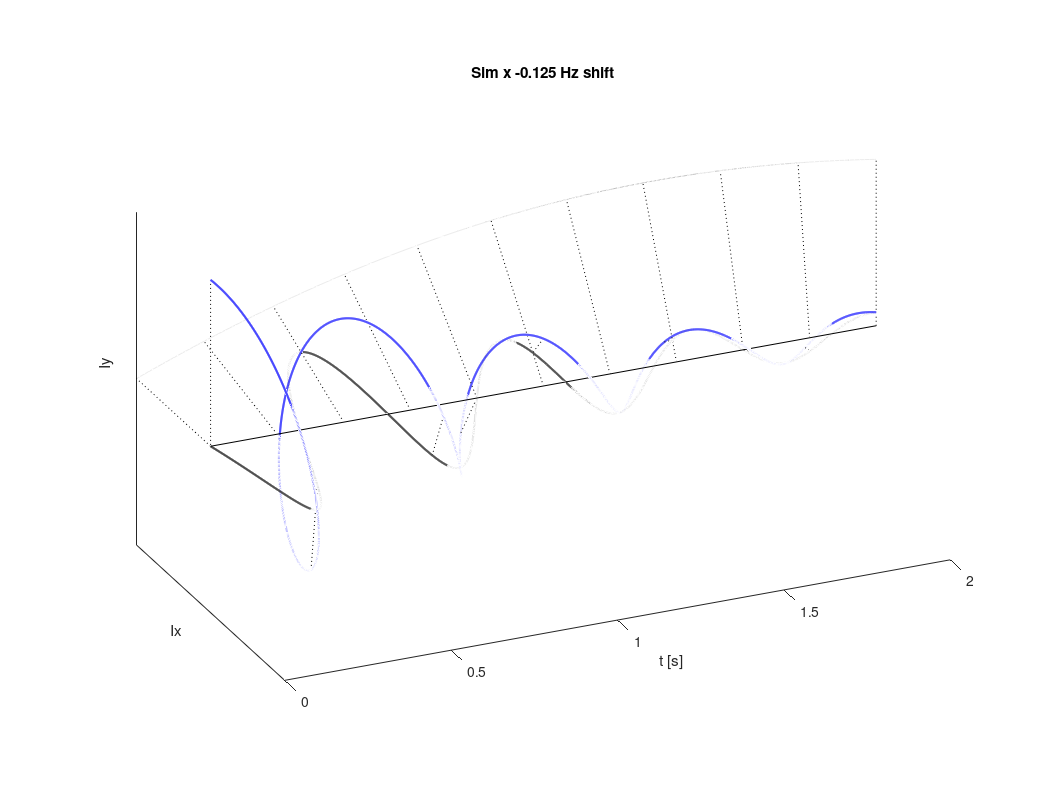
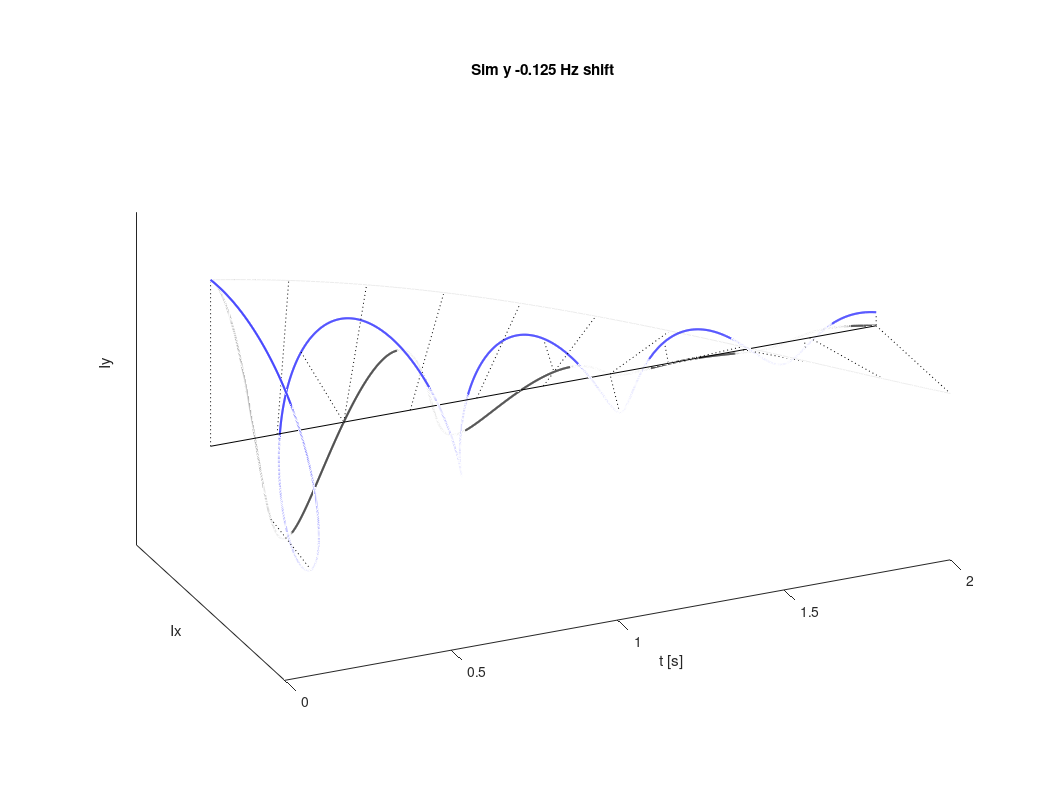
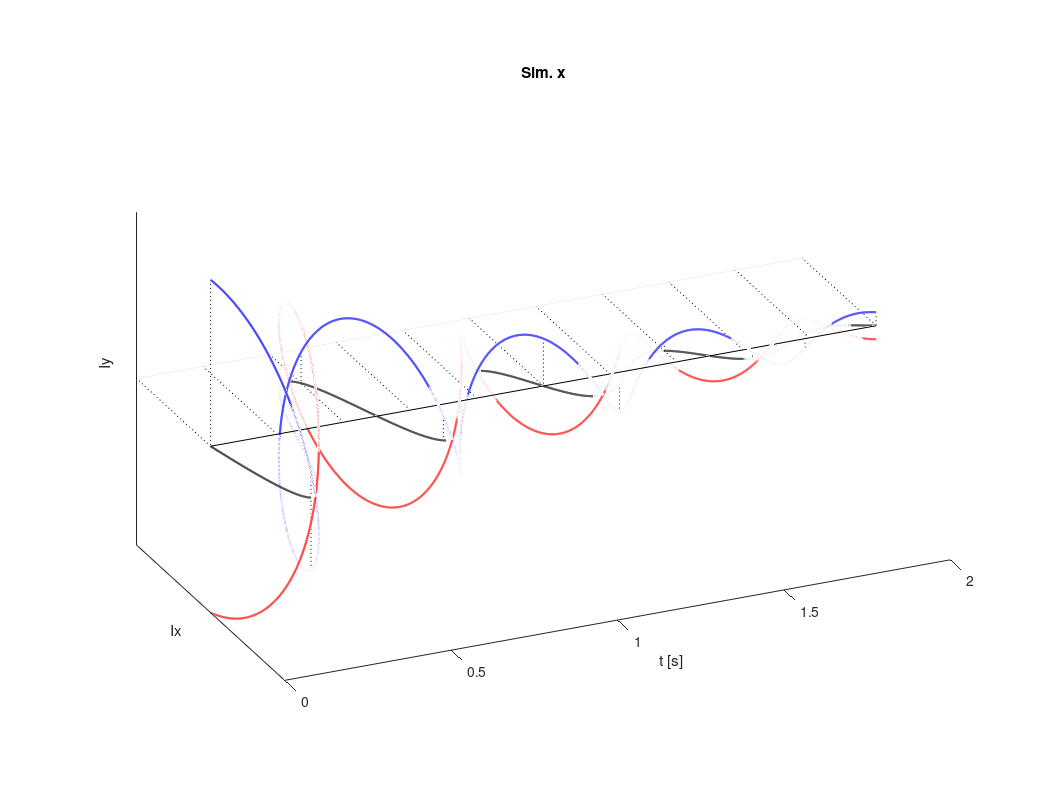
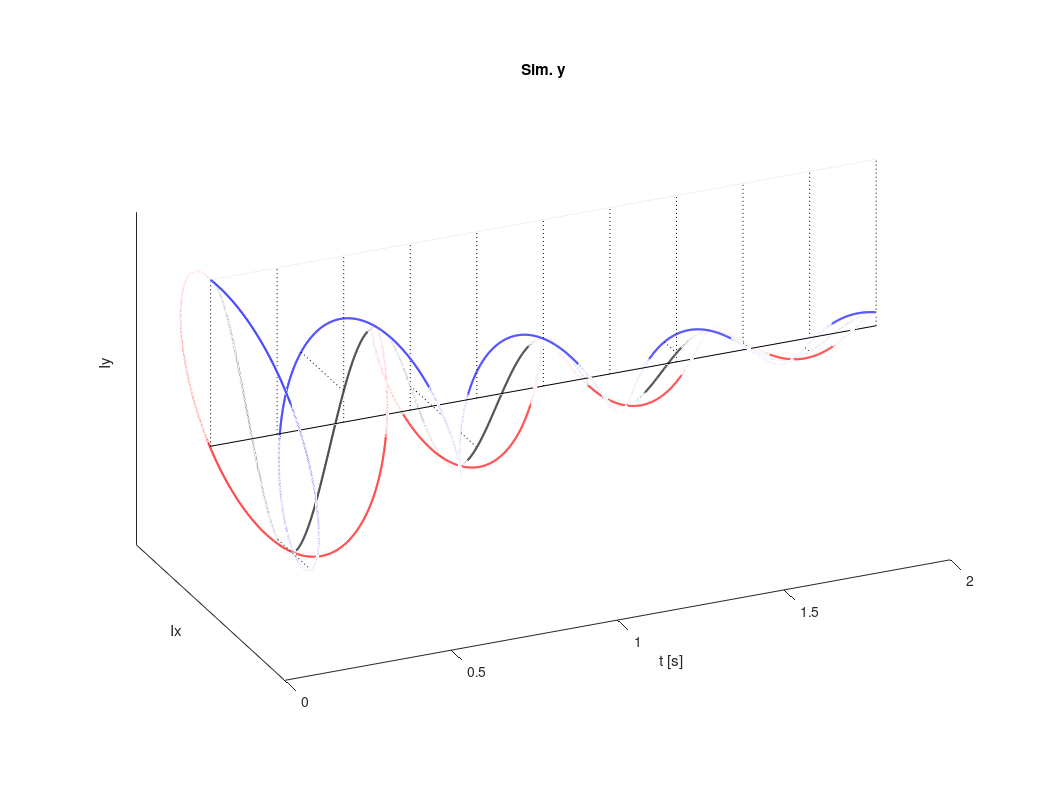

The MATLAB script that drew these images, in order:
clear all
detector_phase=[0];
main_ratio=1;

for mainlooop=[-2:4]
%for mainlooop=[0:1]
    %for mainlooop=[2]
    
    phi_an_orig=20;
    
    phase_in=0;
    dist_in_hz=0;
    erro_in_deg=0;
    add_text='';
    sw=5;
    dw=1/(1*sw);
    disp(['Dwell time = ' num2str(dw) '/n with n=1 or 2'])
    %t=0:dw:1000;
    %t=0:dw:10000-dw;
    ffac=1000;
    th=0:dw/(2*ffac):2+dw/(2*ffac);
    
    t=th(1:2:end);
    lb=1/5;%1/2
    listpos=1:ffac:size(t,2);
    
    
    %nu=[2.01321321 ];
    amp=[1 0.1 0.1 0.1 0.5];
    height=[0.99 0.9 0.5 ];
    height=[0.99 0.9 ];
    heightfirst=[ 0.5 0.1 0.02  ];
    heightfirstd=[ 0.1 0.02 ];
    
    %%sim td complex points
    % fid_sim= (main_ratio)*exp(j*2*pi*((t )*nu)).*exp(-t*2*pi*lb);
    %%seq td*2 real points
    fid_full=(0)*th;
    nu=[5 -5 -2 1 9.5];
    nu=[-1.13];
    nu=[-2];%from -sw/2 to sw/2
    nurref=-sw/2;
    if mainlooop==1
        ti_txt='Sim. y';
        
        nuref=[nurref]*0;
        fid_ref=fid_full+exp(0*pi/2+1i*2*pi*((th)*nuref));%.*exp(-th*2*pi*lb);
        fid_ref=fid_ref(1:2:end);% 1, 3, 5...
    end
    if mainlooop==0
        ti_txt='Sim. x';
        nuref=[nurref]*0;
        fid_ref=fid_full+exp(1i*(pi/2+2*pi*((th)*nuref)));%.*exp(-th*2*pi*lb);
        fid_ref=fid_ref(1:2:end);% 1, 3, 5...
    end
    
    if mainlooop==2
        ti_txt='Redfield ';
        
        nuref=[nurref]*1;
        fid_ref=fid_full+exp(1i*(1*pi/2+2*pi*((th)*nuref)));%.*exp(-th*2*pi*lb);
    end
    if mainlooop==3
        ti_txt='Redfield unwinded';
        
        nuref=[0]*0000000;
        nu=nu-[ nurref];
        fid_ref=fid_full+exp(1i*(1*pi/2+2*pi*((th)*nuref)));%.*exp(-th*2*pi*lb);
    end
    if mainlooop==4
        ti_txt='Single channel -0.125 Hz shift';
        
        nuref=-0.125;
        fid_ref=fid_full+exp(1i*(1*pi/2+2*pi*((th)*nuref)));%.*exp(-th*2*pi*lb);
    end
    if mainlooop==-1
        ti_txt='Sim y -0.125 Hz shift';
        
        nuref=-0.125;
        fid_ref=fid_full+exp(1i*(000*pi/2+2*pi*((th)*nuref)));%.*exp(-th*2*pi*lb);
        fid_ref=fid_ref(1:2:end);% 1, 3, 5...
        
    end
    if mainlooop==-2
        ti_txt='Sim x -0.125 Hz shift';
        
        nuref=-0.125;
        fid_ref=fid_full+exp(1i*(1*pi/2+2*pi*((th)*nuref)));%.*exp(-th*2*pi*lb);
        fid_ref=fid_ref(1:2:end);% 1, 3, 5...
        
    end
    nu_shifted=nu+sw/2;%list of frequ all positive for "qf"
    for loo_spi=1:size(nu,2)
        fid_full=fid_full+amp(1,loo_spi)*exp(1i*2*pi*((th)*nu(1,loo_spi))).*exp(-th*2*pi*lb);
    end
    fid_full=(fid_full*exp(1i*detector_phase/180*pi));
    fid_full_shfited=0*fid_full;
    for loo_spi=1:size(nu_shifted,2)
        fid_full_shfited=fid_full_shfited+amp(1,loo_spi)*exp(1i*2*pi*((th)*nu_shifted(1,loo_spi))).*exp(-th*2*pi*lb);
    end
    fid_full_shfited=real(fid_full_shfited*exp(1i*detector_phase/180*pi));
    
    fid_sim=fid_full(1:2:end);% 1, 3, 5...
    fid_seq= 0*fid_full;
    %  figure(1111);clf;plot(real(phase_in));dfasdf
    
    %mamip to get seq data algebra (phase 90)
    %     skip_detail=1;
    %     if skip_detail==0,
    %         for cursor=1:size(fid_full,2),
    %             if mod(cursor-1,4)==0,
    %                 fid_seq(cursor)=+real(fid_full(1,cursor));
    %             end
    %             if mod(cursor-1,4)==1,
    %                 fid_seq(cursor)=+imag(fid_full(1,cursor));
    %             end
    %             if mod(cursor-1,4)==2,
    %                 fid_seq(cursor)=-real(fid_full(1,cursor));
    %             end
    %             if mod(cursor-1,4)==3,
    %                 fid_seq(cursor)=-imag(fid_full(1,cursor));
    %             end
    %         end
    %     else
    %same as above, but using phase
    phi_an=(-90-phi_an_orig)/180*pi;%normally for qseq, tppi, refield: phi_an=pi/2;
    phases_pt=0:size(fid_seq,2)-1;
    phases=phi_an*phases_pt;
    fid_seq_shifted=real(fid_full.*exp(-1i*phases));
    
    phi_an=(-90-0)/180*pi;%normally for qseq, tppi, refield: phi_an=pi/2;
    phases_pt=0:size(fid_seq,2)-1;
    phases=phi_an*phases_pt;
    fid_seq=real(fid_full.*exp(-1i*phases));
    
    
    fid_seq_qf=real(fid_full_shfited);
    figure(2);clf;
     plot3(t,imag(fid_sim),real(fid_sim),'b-','linewidth',1.5);hold on
    if mainlooop==0
        plot3(t,imag(fid_sim),-real(fid_sim),'r-','linewidth',1.5);hold on
    end
   if mainlooop==1
        plot3(t,-imag(fid_sim),real(fid_sim),'r-','linewidth',1.5);hold on
    end
  
plot3([min(t) max(t) ],[0 0],[0 0],'k-');hold on
if mainlooop>=2
    plot3(th,imag(fid_ref),real(fid_ref),'k:');hold on
    for_quad_pt=1:ffac/2:size(th,2)/2;
    fid_ref=fid_ref(1:2:end);
    
else
    plot3(t,imag(fid_ref),real(fid_ref),'k:');hold on
    for_quad_pt=1:ffac:size(th,2)/2;
    
end
%
% for for_quad_pt2=for_quad_pt
%     for_quad_pt2
%     plot3([for_quad_pt2],[,for_quad_pt2*0],[for_quad_pt2*0],'.')
%         plot3([t(for_quad_pt2) t(for_quad_pt2)],[0 imag(fid_sim(for_quad_pt2))],[0 real(fid_sim(for_quad_pt2))],'k-')
%
%     plot3([t(for_quad_pt2) t(for_quad_pt2)],[0 imag(fid_sim(for_quad_pt2))],[0 t(for_quad_pt2)*0],'g-')
%     plot3([t(for_quad_pt2) t(for_quad_pt2)],[0 t(for_quad_pt2)*0],[0 real(fid_sim(for_quad_pt2))],'r-')
% end
sp=imag(fid_ref()).*imag(fid_sim())+real(fid_ref()).*real(fid_sim());

plot3(t,sp.* imag(fid_ref),sp.* real(fid_ref),'k-','linewidth',1.5)

for for_quad_pt2=for_quad_pt
    plot3([t(for_quad_pt2) t(for_quad_pt2)],[-imag(fid_ref(for_quad_pt2))*000000 imag(fid_ref(for_quad_pt2))],[-real(fid_ref(for_quad_pt2))*000000 real(fid_ref(for_quad_pt2))],'k:')
    sp=imag(fid_ref(for_quad_pt2))*imag(fid_sim(for_quad_pt2))+real(fid_ref(for_quad_pt2))*real(fid_sim(for_quad_pt2));
    v1=imag(fid_ref(for_quad_pt2))*imag(fid_ref(for_quad_pt2))+real(fid_ref(for_quad_pt2))*real(fid_ref(for_quad_pt2));
    v2=imag(fid_sim(for_quad_pt2))*imag(fid_sim(for_quad_pt2))+real(fid_sim(for_quad_pt2))*real(fid_sim(for_quad_pt2));
    if sp<0 sii=-1;else sii=1;end
    %  sp=sii*sqrt(sp*sii)/(sqrt(v1)*sqrt(v2));
    sp=(sp)/((v1));
    
    angr=acos(sp)*sii;
    angi=cos(angr);
    anga=sin(angr);
    %%% plot3([t(for_quad_pt2) t(for_quad_pt2)],sp*[0 imag(fid_ref(for_quad_pt2))],sp*[0 real(fid_ref(for_quad_pt2))],'k-')
        
        plot3([t(for_quad_pt2) t(for_quad_pt2)],[imag(fid_sim(for_quad_pt2)) sp*imag(fid_ref(for_quad_pt2))],[real(fid_sim(for_quad_pt2)) sp*real(fid_ref(for_quad_pt2))],'k:')
        
    % plot3([t(for_quad_pt2) t(for_quad_pt2)],anga*[0 imag(fid_ref(for_quad_pt2))],anga*[0 real(fid_ref(for_quad_pt2))],'r--')
    
    %
    %     plot3([t(for_quad_pt2) t(for_quad_pt2)],[0 imag(fid_sim(for_quad_pt2))],[0 t(for_quad_pt2)*0],'g-')
    %     plot3([t(for_quad_pt2) t(for_quad_pt2)],[0 t(for_quad_pt2)*0],[0 real(fid_sim(for_quad_pt2))],'r-')
    
end
view([-24 24])
%view([0 0])
axis([0 max(t) -1 1 -1 1]);
pbaspect([2 1 1])



%
%
% fid_sim(1)=fid_sim(1)/2;
% fid_seq(1)=fid_seq(1)/2;
% fid_seq_shifted(1)=fid_seq_shifted(1)/2;
% fid_seq_qf(1)=fid_seq_qf(1)/2;
%
%
%
% spectrum0=fftshift(fft((fid_sim)))*exp(-1i*detector_phase/180*pi);
% spectrum1=(fft((fid_seq)))*exp(-1i*detector_phase/180*pi);
% spectrumqf=(fft((fid_seq_qf)))*exp(-1i*detector_phase/180*pi);
% spectrum1_shifted=(fft((fid_seq_shifted)))*exp(-1i*detector_phase/180*pi);
% %keep second part
% %spectrum1=spectrum1(:,size(spectrum1,2)/2+1:end);
%
% phi_an=2*(90-0)/180*pi;%normally for qseq, tppi, refield: phi_an=pi/2;
% phases_pt=0:size(fid_sim,2)-1;
% phases=phi_an*phases_pt;
% fid_simt=(fid_sim.*exp(-j*phases));
% spectrum2=(fft((fid_simt)))*exp(-1i*detector_phase/180*pi);
%
%
% phi_an=2*(90-phi_an_orig)/180*pi;%normally for qseq, tppi, refield: phi_an=pi/2;
% phases_pt=0:size(fid_sim,2)-1;
% phases=phi_an*phases_pt;
% fid_sim=(fid_sim.*exp(-j*phases));
% spectrum2_shifted=(fft((fid_sim)))*exp(-1i*detector_phase/180*pi);
%
%
% % top=max(max(abs(spectrum)));
% % spectrum=spectrum/top;
% incsw=sw/size(t,2);
%
% scale=-sw/2+incsw/2:incsw :sw/2-incsw/2;
% scale1=-sw/2+incsw/2:incsw :3*sw/2-incsw/2;
%
%
%
% where_projy=sw/2;
% where_projx=-1;
%
% %plot3(where_projy+0*scale,imag(spectrum),real(spectrum),'k-'); hold on
% off_fig0=-18;
% off_fig1=2*off_fig0;
% off_fig2=3*off_fig0;
% off_fig3=4*off_fig0;
% off_fig4=5*off_fig0;
% off_figm=off_fig0;
% spacce=off_fig0;
% off_fig0=0;
%
% cur_f=figure(1);clf;
%
% for loop=1:6,
%     if loop==2,
%         plot(10*[1 1],spacce*(loop-1)+[0 -spacce-3],'k-'); hold on
%     else
%         plot(0*[1 1],spacce*(loop-1)+[0 -spacce-3],'k-'); hold on
%
%     end
% end
% plot(scale,off_fig0+real(spectrum0),'k-'); hold on
%
% pos_x_text=-9.5;pos_y=15;
%
% text(pos_x_text,off_fig0+pos_y,'sim')
% plot(scale1,off_fig1+real(spectrum1),'k-'); hold on
% text(pos_x_text,off_fig1+pos_y,'seq')
%
% plot(scale1,off_figm+real(spectrumqf),'k-'); hold on
% text(pos_x_text,off_figm+pos_y,'QF')
%
% plot(scale1,off_fig3+real(spectrum1_shifted),'k-'); hold on
% text(pos_x_text,off_fig3+pos_y,'Shifted seq')
%
% plot(scale,off_fig2+real(spectrum2),'k-'); hold on
% text(pos_x_text,off_fig2+pos_y,'sim-TPPI')
%
%
% plot(scale,off_fig4+real(spectrum2_shifted),'k-'); hold on
% text(pos_x_text,off_fig4+pos_y,'Shifted sim-TPPI')


title(ti_txt,'interpreter','none')
set(gcf,'color','w');

set(gca,'ytick',[])
ylabel('Ix');
set(gca,'ztick',[])
zlabel('Iy');
xlabel('t [s]');

cur_f.Units='centimeters';
cur_f.Position=[30 30 16 10];
cur_f.Position=[30 30 8 5];


orient landscape
print('-depsc','-tiff','-r600',[ 'Fig_demo_'  num2str(mainlooop) '.eps']);%here

end
